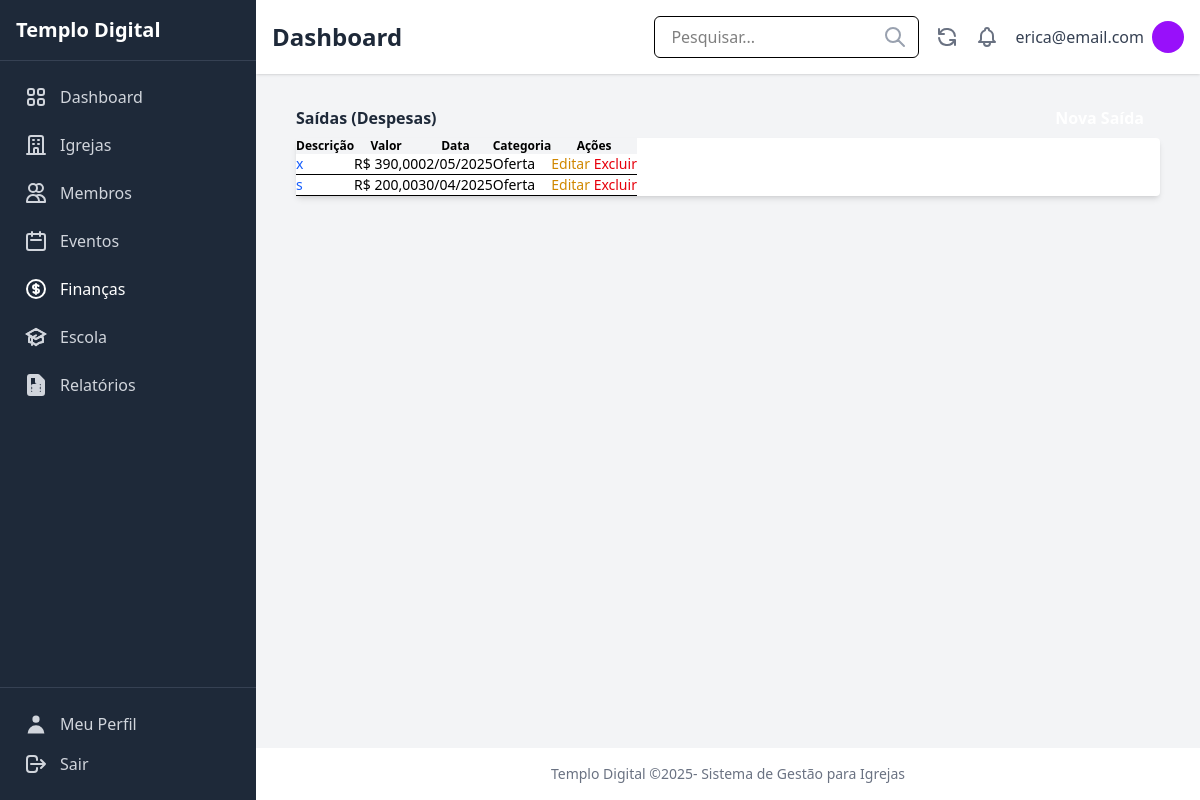
/financas/saidas/ (signed in), run on the app's committed database.
### users/models.py (models this page shows, shortened)
class CustomUser(AbstractUser):
    ROLE_CHOICES = [
        ('admin', 'Administrador'),
        ('pastor', 'Pastor'),
        ('secretario', 'Secretário'),
        ('tesoureiro', 'Tesoureiro'),
        ('lider', 'Líder'),
        ('membro', 'Membro'),
    ]
    role = models.CharField(
        _('Função'),
        max_length=20,
        choices=ROLE_CHOICES,
        default='membro',
        help_text=_('Define o nível de permissão do usuário no sistema')
    )
    phone = models.CharField(
        _('Telefone'),
        max_length=20,
        blank=True,
        null=True
    )
    address = models.TextField(
        _('Endereço'),
        blank=True,
        null=True
    )
    profile_image = models.ImageField(
        _('Imagem de Perfil'),
        upload_to='profile_images/',
        blank=True,
        null=True
    )
    class Meta:
        verbose_name = _('Usuário')
        verbose_name_plural = _('Usuários')

### finances/models.py (models this page shows, shortened)
class Expense(models.Model):
    PAYMENT_METHOD_CHOICES = [
        ('dinheiro', 'Dinheiro'),
        ('pix', 'PIX'),
        ('cartao', 'Cartão'),
        ('transferencia', 'Transferência'),
        ('cheque', 'Cheque'),
        ('outro', 'Outro'),
    ]
    date = models.DateField(verbose_name="Data")
    amount = models.DecimalField(max_digits=10, decimal_places=2, verbose_name="Valor")
    description = models.CharField(max_length=255, verbose_name="Descrição")
    category = models.ForeignKey(Category, on_delete=models.PROTECT, verbose_name="Categoria")
    church = models.ForeignKey(Church, on_delete=models.CASCADE, verbose_name="Igreja")
    payment_method = models.CharField(max_length=15, choices=PAYMENT_METHOD_CHOICES, default='dinheiro', verbose_name="Forma de Pagamento")
    receipt = models.FileField(upload_to='comprovantes/saidas/', null=True, blank=True, verbose_name="Comprovante")
    created_at = models.DateTimeField(auto_now_add=True, verbose_name="Criado em")
    updated_at = models.DateTimeField(auto_now=True, verbose_name="Atualizado em")
    class Meta:
        verbose_name = "Saída"
        verbose_name_plural = "Saídas"
        ordering = ['-date']

class Category(models.Model):
    TYPE_CHOICES = [
        ('entrada', 'Entrada'),
        ('saida', 'Saída'),
        ('ambos', 'Ambos'),
    ]
    name = models.CharField(max_length=100, verbose_name="Nome")
    category_type = models.CharField(max_length=10, choices=TYPE_CHOICES, default='ambos', verbose_name="Tipo")
    description = models.TextField(blank=True, null=True, verbose_name="Descrição")
    class Meta:
        verbose_name = "Categoria"
        verbose_name_plural = "Categorias"
        ordering = ['name']

### finances/views.py (the view)
# urls.py: path('saidas/', views.expense_list, name='expense_list'),
@login_required
def expense_list(request):
    expenses = Expense.objects.all().order_by('-date')
    total_expenses = Expense.objects.aggregate(total=Sum('amount'))['total'] or 0
    today = timezone.now().date()
    first_day_month = today.replace(day=1)
    expenses_month = Expense.objects.filter(date__gte=first_day_month, date__lte=today)
    total_month_expense = sum(expense.amount for expense in expenses_month)
    return render(request, 'finances/expense_list.html', {
        "expenses": expenses,
        "total_expenses": total_expenses,
        "total_month_expense": total_month_expense,
        "active_menu": "finances",
    })

### finances/templates/finances/expense_list.html (shortened to what this page needs)
{% extends 'core/base.html' %}
{% load static %}
{% block content %}
<div class="container mx-auto px-4 py-8">
    <div class="flex justify-between items-center mb-6">
        <h1 class="text-3xl font-bold text-gray-800">Saídas (Despesas)</h1>
        <a href="{% url 'finances:expense_create' %}" class="bg-blue-500 hover:bg-blue-700 text-white font-bold py-2 px-4 rounded focus:outline-none focus:shadow-outline">
        </a>
    </div>
    <div class="bg-white shadow-md rounded my-6">
        <table class="min-w-full leading-normal">
            <thead>
                <tr>
                    <th class="px-5 py-3 border-b-2 border-gray-200 bg-gray-100 text-left text-xs font-semibold text-gray-600 uppercase tracking-wider">
                        Descrição
                    </th>
                    <th class="px-5 py-3 border-b-2 border-gray-200 bg-gray-100 text-left text-xs font-semibold text-gray-600 uppercase tracking-wider">
                        Valor
                    </th>
                    <th class="px-5 py-3 border-b-2 border-gray-200 bg-gray-100 text-left text-xs font-semibold text-gray-600 uppercase tracking-wider">
                        Data
                    </th>
                    <th class="px-5 py-3 border-b-2 border-gray-200 bg-gray-100 text-left text-xs font-semibold text-gray-600 uppercase tracking-wider">
                        Categoria
                    </th>
                    <th class="px-5 py-3 border-b-2 border-gray-200 bg-gray-100 text-left text-xs font-semibold text-gray-600 uppercase tracking-wider">
                        Ações
                    </th>
                </tr>
            </thead>
            <tbody>
                {% for expense in expenses %}
                <tr>
                    <td class="px-5 py-5 border-b border-gray-200 bg-white text-sm">
                        <a href="{% url 'finances:expense_detail' expense.pk %}" class="text-blue-600 hover:text-blue-900">
                            {{ expense.description }}
                        </a>
                    </td>
                    <td class="px-5 py-5 border-b border-gray-200 bg-white text-sm">
                        R$ {{ expense.amount|floatformat:2 }}
                    </td>
                    <td class="px-5 py-5 border-b border-gray-200 bg-white text-sm">
                        {{ expense.date|date:"d/m/Y" }}
                    </td>
                    <td class="px-5 py-5 border-b border-gray-200 bg-white text-sm">
                        {{ expense.category.name|default:"Sem Categoria" }}
                    </td>
                    <td class="px-5 py-5 border-b border-gray-200 bg-white text-sm">
                        <a href="{% url 'finances:expense_update' expense.pk %}" class="text-yellow-600 hover:text-yellow-900 mr-3">Editar</a>
                        <a href="{% url 'finances:expense_delete' expense.pk %}" class="text-red-600 hover:text-red-900">Excluir</a>
                    </td>
                </tr>
                {% empty %}
                <tr>
                    <td colspan="5" class="px-5 py-5 border-b border-gray-200 bg-white text-sm text-center text-gray-500">
                        Nenhuma saída registrada.
                    </td>
                </tr>
                {% endfor %}
            </tbody>
        </table>
    </div>
</div>
{% endblock %}

### core/templates/core/base.html (shortened to what this page needs)
{% load static tailwind_tags %}
<!DOCTYPE html>
<html lang="pt-br">
  <head>
    {% tailwind_css %}
  </head>
  <body class="bg-gray-100 flex min-h-screen">
    {% if user.is_authenticated %}
      <aside class="w-64 bg-gray-800 text-white flex flex-col fixed inset-y-0 left-0">
        <div class="p-4 border-b border-gray-700">
          <h1 class="text-xl font-semibold">Templo Digital</h1>
        </div>
        <nav class="flex-grow p-4">
          <ul class="space-y-2">
            <li>
              <a href="{% url 'dashboard:index' %}"
                class="flex items-center p-2 {% if active_menu == 'dashboard' %}
                  bg-purple-700 text-white
                {% else %}
                  text-gray-300 hover:bg-gray-700 hover:text-white
                {% endif %} rounded-md">
                <span class="ml-3">Dashboard</span>
              </a>
            </li>
            <li>
              <a href="{% url 'churches:church_list' %}"
                class="flex items-center p-2 {% if active_menu == 'churches' %}
                  bg-purple-700 text-white
                {% else %}
                  text-gray-300 hover:bg-gray-700 hover:text-white
                {% endif %} rounded-md">
                <span class="ml-3">Igrejas</span>
              </a>
            </li>
            <li>
              <a href="{% url 'members:member_list' %}"
                class="flex items-center p-2 {% if active_menu == 'members' %}
                  bg-purple-700 text-white
                {% else %}
                  text-gray-300 hover:bg-gray-700 hover:text-white
                {% endif %} rounded-md">
                {% include 'icons/members.html' %}
                <span class="ml-3">Membros</span>
              </a>
            </li>
            <li>
              <a href="{% url 'events:event_list' %}"
                class="flex items-center p-2 {% if active_menu == 'events' %}
                  bg-purple-700 text-white
                {% else %}
                  text-gray-300 hover:bg-gray-700 hover:text-white
                {% endif %} rounded-md">
                {% include 'icons/events.html' %}
                <span class="ml-3">Eventos</span>
              </a>
            </li>
            <li>
              <a href="{% url 'finances:income_list' %}"
                class="flex items-center p-2 {% if active_menu == 'finances' %}
                  bg-purple-700 text-white
                {% else %}
                  text-gray-300 hover:bg-gray-700 hover:text-white
                {% endif %} rounded-md">
                <span class="ml-3">Finanças</span>
              </a>
            </li>
            <li>
              <a href="{% url 'school:school_class_list' %}"
                class="flex items-center p-2 {% if active_menu == 'school' %}
                  bg-purple-700 text-white
                {% else %}
                  text-gray-300 hover:bg-gray-700 hover:text-white
                {% endif %} rounded-md">
                <span class="ml-3">Escola</span>
              </a>
            </li>
            <li>
              <a href="{% url 'reports:index' %}"
                class="flex items-center p-2 {% if active_menu == 'reports' %}
                  bg-purple-700 text-white
                {% else %}
                  text-gray-300 hover:bg-gray-700 hover:text-white
                {% endif %} rounded-md">
                <span class="ml-3">Relatórios</span>
              </a>
            </li>
          </ul>
        </nav>
        <div class="p-4 border-t border-gray-700">
          <a href="{% url 'users:profile' %}" class="flex items-center p-2 text-gray-300 hover:bg-gray-700 hover:text-white rounded-md mb-2">
            {% include 'icons/profile.html' %}
            <span class="ml-3">Meu Perfil</span>
          </a>
          <form method="post" action="{% url 'users:logout' %}">
            <a href="#" class="flex items-center p-2 text-gray-300 hover:bg-gray-700 hover:text-white rounded-md">
              <button type="submit"  class="flex items-center">
                {% include 'icons/logout.html' %}
                <span class="ml-3">Sair</span>
              </button>
            </a>
          </form>
        </div>
      </aside>
    {% endif %}
    {% if user.is_authenticated %}
    <div class="flex-1 flex flex-col ml-64">
    {% else %}
    <div class="flex-1 flex flex-col">
    {% endif %}
        {% if user.is_authenticated %}
      <header class="bg-white shadow-sm p-4 flex justify-between items-center">
        <div>
          <h1 class="text-2xl font-semibold text-gray-800">
            {% block page_title %}
              Dashboard
            {% endblock %}
          </h1>
        </div>
        <div class="flex items-center space-x-4">
          <div class="relative">
            <input type="text" placeholder="Pesquisar..." class="px-4 py-2 border rounded-md focus:outline-none focus:ring-2 focus:ring-purple-600" />
            <span class="absolute right-3 top-1/2 transform -translate-y-1/2 text-gray-400">{% include 'icons/pesquisar.html' %}</span>
          </div>
          <button class="text-gray-500 hover:text-gray-700">{% include 'icons/atualizar.html' %}</button>
          <button class="text-gray-500 hover:text-gray-700">{% include 'icons/notificacoes.html' %}</button>
          <div class="flex items-center space-x-2">
            <span class="text-gray-700">{{ user.get_full_name|default:user.username }}</span>
            {% if user.profile_image %}
              <img src="{{ user.profile_image.url }}" alt="User Avatar" class="w-8 h-8 rounded-full" />
            {% else %}
              <div class="w-8 h-8 rounded-full bg-purple-600 flex items-center justify-center text-white">{{ user.first_name|first|upper }}{{ user.last_name|first|upper }}</div>
            {% endif %}
          </div>
        </div>
      </header>
        {% endif %}
      <main class="flex-grow p-6">
        {% block content %}{% endblock %}
      </main>
      {% if user.is_authenticated %}
      <footer class="bg-white text-center p-4 text-sm text-gray-500 mt-auto">
        <p>
          Templo Digital ©{% now 'Y' %}- Sistema de Gestão para Igrejas
        </p>
      </footer>
        {% endif %}
    </div>
  </body>
</html>

### templates/icons/members.html
<svg xmlns="http://www.w3.org/2000/svg" width="24" height="24" fill="none" viewBox="0 0 24 24" stroke="currentColor" stroke-width="2">
  <path stroke-linecap="round" stroke-linejoin="round" d="M12 4.354a4 4 0 110 5.292M15 21H3v-1a6 6 0 0112 0v1zm0 0h6v-1a6 6 0 00-9-5.197M13 7a4 4 0 11-8 0 4 4 0 018 0z" />
</svg>

### templates/icons/events.html
<svg xmlns="http://www.w3.org/2000/svg" width="24" height="24" fill="none" viewBox="0 0 24 24" stroke="currentColor" stroke-width="2">
  <path stroke-linecap="round" stroke-linejoin="round" d="M8 7V3m8 4V3m-9 8h10M5 21h14a2 2 0 002-2V7a2 2 0 00-2-2H5a2 2 0 00-2 2v12a2 2 0 002 2z" />
</svg>

### templates/icons/profile.html
<svg xmlns="http://www.w3.org/2000/svg" width="24" height="24" viewBox="0 0 20 20" fill="currentColor">
  <path fill-rule="evenodd" d="M10 9a3 3 0 100-6 3 3 0 000 6zm-7 9a7 7 0 1114 0H3z" clip-rule="evenodd" />
</svg>

### templates/icons/logout.html
<svg xmlns="http://www.w3.org/2000/svg" width="24" height="24" fill="none" viewBox="0 0 24 24" stroke="currentColor" stroke-width="2">
  <path stroke-linecap="round" stroke-linejoin="round" d="M17 16l4-4m0 0l-4-4m4 4H7m6 4v1a3 3 0 01-3 3H6a3 3 0 01-3-3V7a3 3 0 013-3h4a3 3 0 013 3v1" />
</svg>

### templates/icons/pesquisar.html
<svg xmlns="http://www.w3.org/2000/svg" width="24" height="24" fill="none" viewBox="0 0 24 24" stroke="currentColor" stroke-width="2"><path stroke-linecap="round" stroke-linejoin="round" d="M21 21l-6-6m2-5a7 7 0 11-14 0 7 7 0 0114 0z" /></svg>

### templates/icons/atualizar.html
<svg xmlns="http://www.w3.org/2000/svg" width="24" height="24" fill="none" viewBox="0 0 24 24" stroke="currentColor" stroke-width="2"><path stroke-linecap="round" stroke-linejoin="round" d="M4 4v5h.582m15.356 2A8.001 8.001 0 004.582 9m0 0H9m11 11v-5h-.581m0 0a8.003 8.003 0 01-15.357-2m15.357 2H15" /></svg>

### data on the page
CustomUser: get_full_name "erica@email.com"
Expense: description "x", amount "390,00", date "02/05/2025", category.name "Oferta"
Expense: description "s", amount "200,00", date "30/04/2025", category.name "Oferta"
